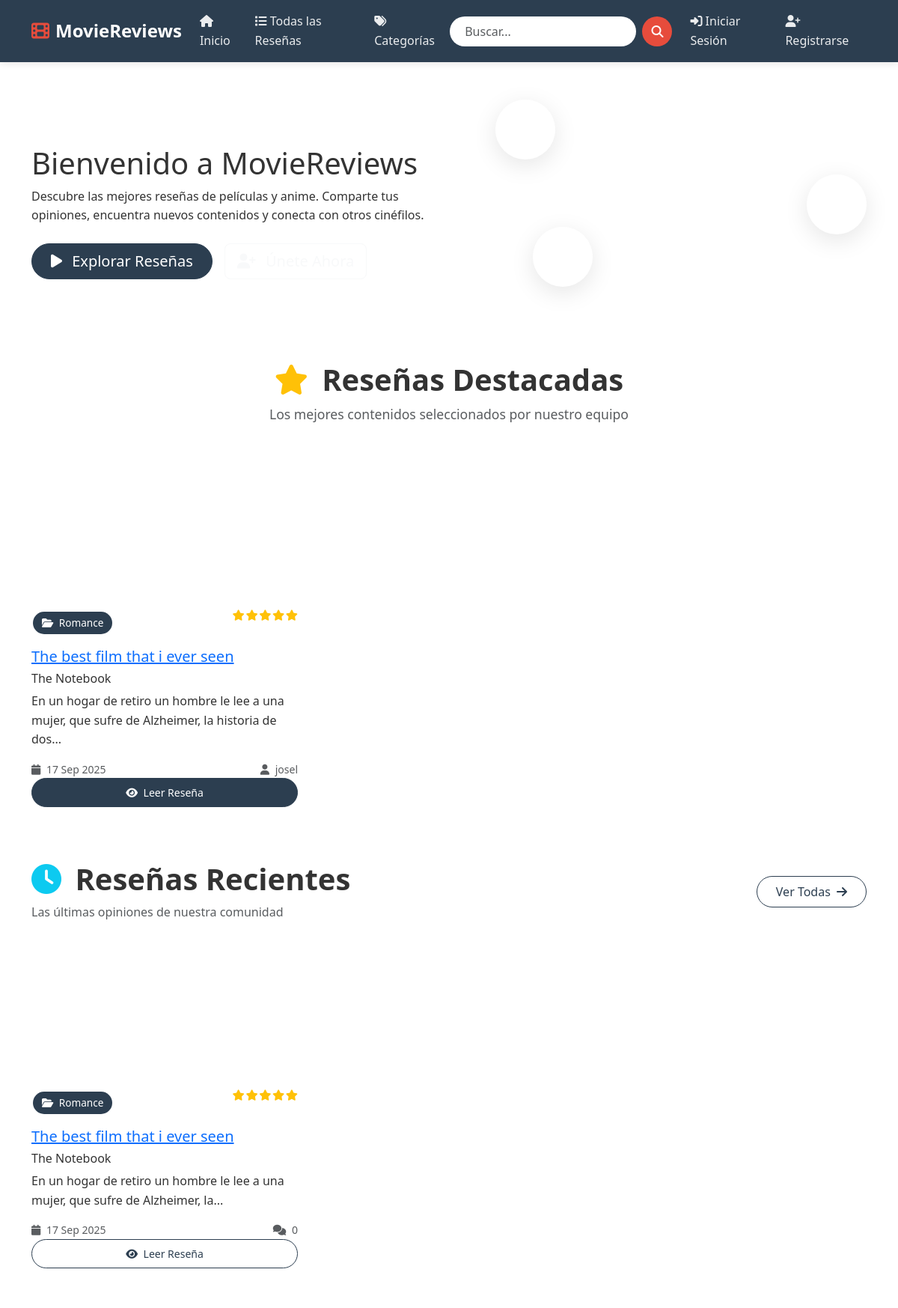
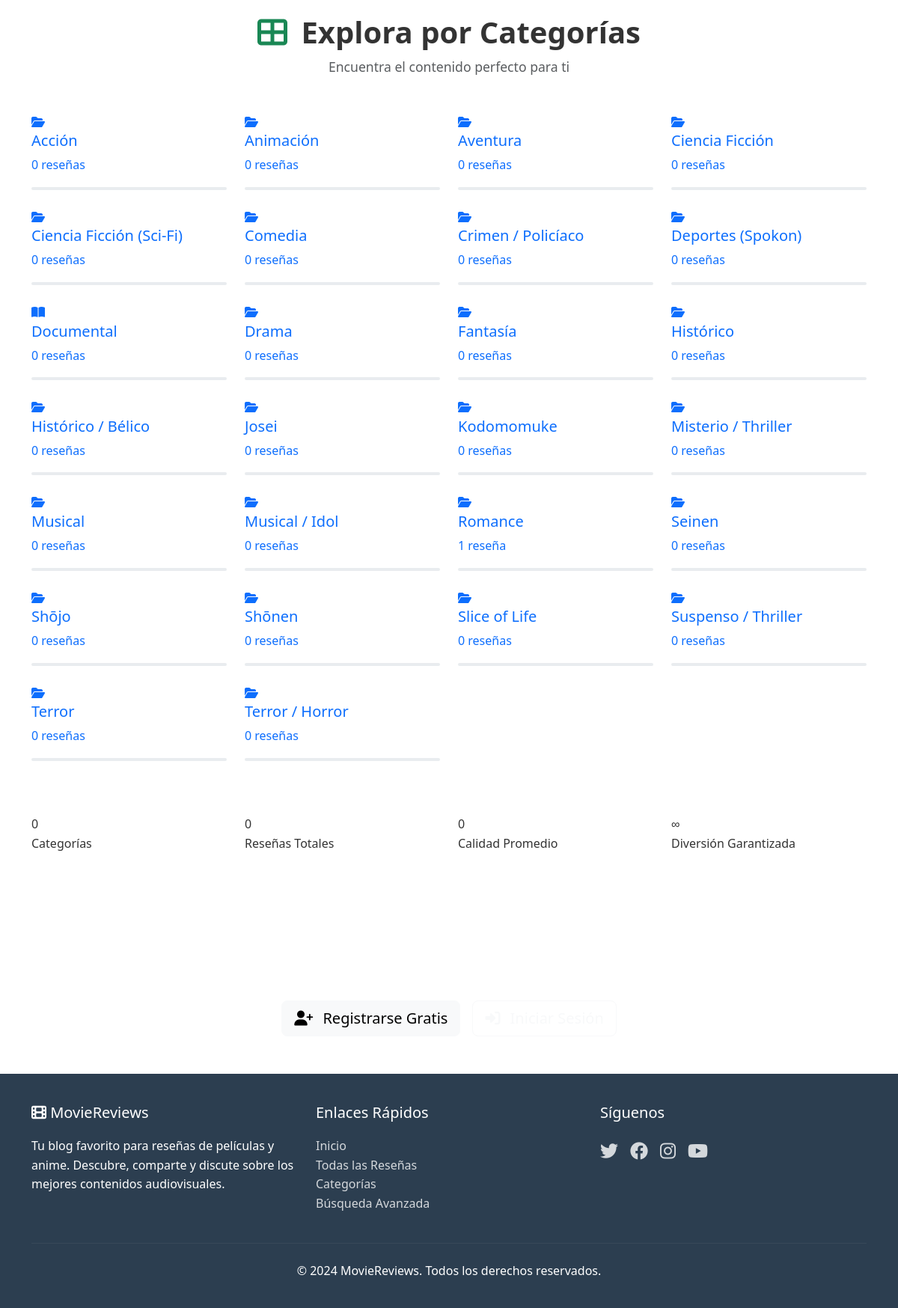
The page / on the database its author committed (2 pictures, top to bottom).
### blog/models.py (models this page shows, shortened)
class Post(models.Model):
    RATING_CHOICES = [
        (1, '⭐'),
        (2, '⭐⭐'),
        (3, '⭐⭐⭐'),
        (4, '⭐⭐⭐⭐'),
        (5, '⭐⭐⭐⭐⭐'),
    ]
    title = models.CharField(max_length=200)
    slug = models.SlugField(max_length=200, unique=True)
    author = models.ForeignKey(User, on_delete=models.CASCADE, related_name='blog_posts')
    category = models.ForeignKey(Category, on_delete=models.CASCADE, related_name='posts')
    subcategory = models.ForeignKey(Subcategory, on_delete=models.CASCADE, related_name='posts', blank=True, null=True)
    content = models.TextField()
    excerpt = models.TextField(max_length=300, help_text="Breve descripción de la reseña")
    movie_title = models.CharField(max_length=200, verbose_name="Título de la película/anime")
    director = models.CharField(max_length=200, blank=True)
    release_year = models.IntegerField(help_text="Año de estreno")
    rating = models.IntegerField(choices=RATING_CHOICES, default=3)
    featured_image = models.ImageField(upload_to='blog/images/', blank=True, null=True)
    poster_image = models.ImageField(upload_to='blog/posters/', blank=True, null=True, help_text="Poster de la película")
    created_at = models.DateTimeField(default=timezone.now)
    updated_at = models.DateTimeField(auto_now=True)
    published = models.BooleanField(default=False)
    featured = models.BooleanField(default=False, help_text="Destacar en página principal")
    meta_description = models.CharField(max_length=160, blank=True)
    class Meta:
        ordering = ['-created_at']
        indexes = [
            models.Index(fields=['published', '-created_at']),
            models.Index(fields=['category', 'published']),
            models.Index(fields=['featured', 'published']),
        ]
    def get_absolute_url(self):
        return reverse('blog:post_detail', kwargs={'slug': self.slug})

class Category(models.Model):
    name = models.CharField(max_length=100, unique=True)
    slug = models.SlugField(max_length=100, unique=True)
    description = models.TextField(blank=True)
    created_at = models.DateTimeField(auto_now_add=True)
    class Meta:
        verbose_name_plural = "Categories"
        ordering = ['name']
    def get_absolute_url(self):
        return reverse('blog:category_posts', kwargs={'slug': self.slug})

### blog/views.py (the view)
# urls.py: path('', views.home, name='home'),
def home(request):
    featured_posts = Post.objects.filter(published=True, featured=True)[:3]
    recent_posts = Post.objects.filter(published=True)[:6]
    categories = Category.objects.annotate(post_count=Count('posts'))
    context = {
        'featured_posts': featured_posts,
        'recent_posts': recent_posts,
        'categories': categories,
    }
    return render(request, 'blog/home.html', context)

### blog/templates/blog/home.html (shortened to what this page needs)
{% extends 'base.html' %}
{% load static %}
{% load blog_extras %}
{% block content %}
<section class="hero-section">
    <div class="container">
        <div class="hero-content">
            <div class="row align-items-center min-vh-50">
                <div class="col-lg-6 animate-fade-in-left">
                    <h1 class="hero-title text-gradient">
                        Bienvenido a MovieReviews
                    </h1>
                    <p class="hero-subtitle mb-4">
                        Descubre las mejores reseñas de películas y anime. Comparte tus opiniones,
                        encuentra nuevos contenidos y conecta con otros cinéfilos.
                    </p>
                    <div class="hero-buttons d-flex gap-3 flex-wrap">
                        <a href="{% url 'blog:post_list' %}" class="btn btn-primary btn-lg hover-lift">
                            <i class="fas fa-play me-2"></i> Explorar Reseñas
                        </a>
                        {% if user.is_authenticated %}
                        <a href="{% url 'blog:create_post' %}" class="btn btn-outline-light btn-lg glass-effect">
                            <i class="fas fa-edit me-2"></i> Escribir Reseña
                        </a>
                        {% else %}
                        <a href="{% url 'blog:register' %}" class="btn btn-outline-light btn-lg glass-effect">
                            <i class="fas fa-user-plus me-2"></i> Únete Ahora
                        </a>
                        {% endif %}
                    </div>
                </div>
                <div class="col-lg-6 text-center animate-fade-in-right">
                    <div class="hero-illustration">
                        <div class="floating-cards">
                            <div class="floating-card animate-float" style="animation-delay: 0s;">
                                <i class="fas fa-film fs-1"></i>
                            </div>
                            <div class="floating-card animate-float" style="animation-delay: 1s;">
                                <i class="fas fa-star fs-1"></i>
                            </div>
                            <div class="floating-card animate-float" style="animation-delay: 2s;">
                                <i class="fas fa-heart fs-1"></i>
                            </div>
                        </div>
                    </div>
                </div>
            </div>
        </div>
    </div>
</section>
<div class="container section-spacing">
    {% if featured_posts %}
    <section class="featured-section mb-5">
        <div class="section-header text-center mb-5 animate-fade-in-up">
            <h2 class="section-title">
                <i class="fas fa-star text-warning me-2"></i>
                Reseñas Destacadas
            </h2>
            <p class="section-subtitle text-muted">Los mejores contenidos seleccionados por nuestro equipo</p>
        </div>
        <div class="row stagger-children">
            {% for post in featured_posts %}
            <div class="col-lg-4 col-md-6 mb-4">
                <div class="post-card post-card-featured hover-lift">
                    <div class="post-card-image">
                        {% if post.featured_image %}
                        <img src="{{ post.featured_image.url }}" alt="{{ post.title }}" loading="lazy">
                        {% else %}
                        <div class="placeholder-image">
                            <i class="fas fa-film fs-1"></i>
                        </div>
                        {% endif %}
                    </div>
                    <div class="post-card-content">
                        <div class="d-flex justify-content-between align-items-start mb-3">
                            <a href="{{ post.category.get_absolute_url }}" class="category-badge {{ post.category.name|lower }}">
                                <i class="{{ post.category.name|category_icon }} me-1"></i>
                                {{ post.category.name }}
                            </a>
                            <div class="rating-stars">
                                {% rating_stars post.rating False %}
                            </div>
                        </div>
                        <h5 class="post-card-title">
                            <a href="{{ post.get_absolute_url }}">{{ post.title }}</a>
                        </h5>
                        <h6 class="post-card-movie">{{ post.movie_title }}</h6>
                        <p class="post-card-excerpt">{{ post.excerpt|truncate_smart:100 }}</p>
                        <div class="post-card-meta">
                            <div class="d-flex justify-content-between align-items-center">
                                <small class="text-muted">
                                    <i class="fas fa-calendar me-1"></i>
                                    {{ post.created_at|date:"d M Y" }}
                                </small>
                                <small class="text-muted">
                                    <i class="fas fa-user me-1"></i>
                                    {{ post.author.first_name|default:post.author.username }}
                                </small>
                            </div>
                        </div>
                    </div>
                    <div class="card-footer bg-transparent">
                        <a href="{{ post.get_absolute_url }}" class="btn btn-primary btn-sm w-100 btn-ripple">
                            <i class="fas fa-eye me-1"></i> Leer Reseña
                        </a>
                    </div>
                </div>
            </div>
            {% endfor %}
        </div>
    </section>
    {% endif %}
    <section class="recent-section mb-5">
        <div class="section-header d-flex justify-content-between align-items-center mb-4 animate-fade-in-up">
            <div>
                <h2 class="section-title mb-2">
                    <i class="fas fa-clock text-info me-2"></i>
                    Reseñas Recientes
                </h2>
                <p class="text-muted mb-0">Las últimas opiniones de nuestra comunidad</p>
            </div>
            <a href="{% url 'blog:post_list' %}" class="btn btn-outline-primary hover-scale">
                Ver Todas <i class="fas fa-arrow-right ms-1"></i>
            </a>
        </div>
        <div class="row stagger-children">
            {% for post in recent_posts %}
            <div class="col-lg-4 col-md-6 mb-4">
                <div class="post-card hover-lift">
                    <div class="post-card-image">
                        {% if post.featured_image %}
                        <img src="{{ post.featured_image.url }}" alt="{{ post.title }}" loading="lazy">
                        {% else %}
                        <div class="placeholder-image">
                            <i class="fas fa-film fs-1"></i>
                        </div>
                        {% endif %}
                    </div>
                    <div class="post-card-content">
                        <div class="d-flex justify-content-between align-items-start mb-3">
                            <a href="{{ post.category.get_absolute_url }}" class="category-badge {{ post.category.name|lower }}">
                                <i class="{{ post.category.name|category_icon }} me-1"></i>
                                {{ post.category.name }}
                            </a>
                            <div class="rating-stars">
                                {% rating_stars post.rating False %}
                            </div>
                        </div>
                        <h5 class="post-card-title">
                            <a href="{{ post.get_absolute_url }}">{{ post.title }}</a>
                        </h5>
                        <h6 class="post-card-movie">{{ post.movie_title }}</h6>
                        <p class="post-card-excerpt">{{ post.excerpt|truncate_smart:80 }}</p>
                        <div class="post-card-meta">
                            <div class="d-flex justify-content-between align-items-center">
                                <small class="text-muted">
                                    <i class="fas fa-calendar me-1"></i>
                                    {{ post.created_at|date:"d M Y" }}
                                </small>
                                <small class="text-muted">
                                    <i class="fas fa-comments me-1"></i>
                                    {{ post.comments.count }}
                                </small>
                            </div>
                        </div>
                    </div>
                    <div class="card-footer bg-transparent">
                        <a href="{{ post.get_absolute_url }}" class="btn btn-outline-primary btn-sm w-100 btn-ripple">
                            <i class="fas fa-eye me-1"></i> Leer Reseña
                        </a>
                    </div>
                </div>
            </div>
            {% endfor %}
        </div>
    </section>
    <section class="categories-section mb-5">
        <div class="section-header text-center mb-5 animate-fade-in-up">
            <h2 class="section-title">
                <i class="fas fa-th-large text-success me-2"></i>
                Explora por Categorías
            </h2>
            <p class="section-subtitle text-muted">Encuentra el contenido perfecto para ti</p>
        </div>
        <div class="row stagger-children">
            {% for category in categories %}
            <div class="col-lg-3 col-md-4 col-sm-6 mb-4">
                <a href="{{ category.get_absolute_url }}" class="text-decoration-none">
                    <div class="hero-card interactive-card">
                        <div class="hero-card-icon bg-gradient-{{ forloop.counter }}">
                            <i class="{{ category.name|category_icon }}"></i>
                        </div>
                        <h5 class="hero-card-title">{{ category.name }}</h5>
                        <p class="hero-card-description">
                            {{ category.post_count|format_number }} reseña{{ category.post_count|pluralize }}
                        </p>
                        <div class="category-progress">
                            <div class="progress" style="height: 4px;">
                            </div>
                        </div>
                    </div>
                </a>
            </div>
            {% endfor %}
        </div>
    </section>
    <section class="stats-section mb-5">
        <div class="row stagger-children">
            <div class="col-lg-3 col-md-6 mb-4">
                <div class="stats-card hover-lift">
                    <div class="stats-number counter" data-target="{{ categories|length }}" data-duration="2000">0</div>
                    <div class="stats-label">Categorías</div>
                </div>
            </div>
            <div class="col-lg-3 col-md-6 mb-4">
                <div class="stats-card success hover-lift">
                    <div class="stats-number counter" data-target="{% for cat in categories %}{{ cat.post_count }}{% if not forloop.last %}+{% endif %}{% endfor %}" data-duration="2000">0</div>
                    <div class="stats-label">Reseñas Totales</div>
                </div>
            </div>
            <div class="col-lg-3 col-md-6 mb-4">
                <div class="stats-card warning hover-lift">
                    <div class="stats-number counter" data-target="5" data-duration="2000">0</div>
                    <div class="stats-label">Calidad Promedio</div>
                </div>
            </div>
            <div class="col-lg-3 col-md-6 mb-4">
                <div class="stats-card danger hover-lift">
                    <div class="stats-number">∞</div>
                    <div class="stats-label">Diversión Garantizada</div>
                </div>
            </div>
        </div>
    </section>
    <section class="cta-section">
        <div class="hero-card text-center animate-scale-in" style="background: var(--bg-gradient-1); color: white;">
            <div class="hero-card-icon" style="background: rgba(255,255,255,0.2);">
                <i class="fas fa-rocket"></i>
            </div>
            <h3 class="hero-card-title text-white">¿Listo para compartir tu pasión?</h3>
            <p class="hero-card-description text-white-50">
            </p>
            <div class="cta-buttons d-flex gap-3 justify-content-center">
                {% if user.is_authenticated %}
                <a href="{% url 'blog:create_post' %}" class="btn btn-light btn-lg hover-lift">
                    <i class="fas fa-plus me-2"></i> Escribir Reseña
                </a>
                <a href="{% url 'blog:user_posts' %}" class="btn btn-outline-light btn-lg glass-effect">
                    <i class="fas fa-list me-2"></i> Mis Reseñas
                </a>
                {% else %}
                <a href="{% url 'blog:register' %}" class="btn btn-light btn-lg hover-lift">
                    <i class="fas fa-user-plus me-2"></i> Registrarse Gratis
                </a>
                <a href="{% url 'login' %}" class="btn btn-outline-light btn-lg glass-effect">
                    <i class="fas fa-sign-in-alt me-2"></i> Iniciar Sesión
                </a>
                {% endif %}
            </div>
        </div>
    </section>
</div>
{% endblock %}

### blog/templates/blog/components/rating_stars.html (shortened to what this page needs)
{% load blog_extras %}
<div class="rating-stars-container">
    <div class="stars">
        {% for i in "12345" %}
            {% if forloop.counter <= rating %}
                <i class="fas fa-star text-warning"></i>
            {% else %}
                <i class="far fa-star text-muted"></i>
            {% endif %}
        {% endfor %}
    </div>
</div>

### rows shown on the page
Post: category.name "Romance", title "The best film that i ever seen", movie_title "The Notebook", excerpt "En un hogar de retiro un hombre le lee a una mujer, que sufre de Alzheimer, la historia de dos...", created_at "17 Sep 2025", author.first_name "josel", excerpt "En un hogar de retiro un hombre le lee a una mujer, que sufre de Alzheimer, la...", comments.count "0"
Category: name "Acción", post_count "0"
Category: name "Animación", post_count "0"
Category: name "Aventura", post_count "0"
Category: name "Ciencia Ficción", post_count "0"
Category: name "Ciencia Ficción (Sci-Fi)", post_count "0"
Category: name "Comedia", post_count "0"
Category: name "Crimen / Policíaco", post_count "0"
Category: name "Deportes (Spokon)", post_count "0"
Category: name "Documental", post_count "0"
Category: name "Drama", post_count "0"
Category: name "Fantasía", post_count "0"
Category: name "Histórico", post_count "0"
Category: name "Histórico / Bélico", post_count "0"
Category: name "Josei", post_count "0"
Category: name "Kodomomuke", post_count "0"
Category: name "Misterio / Thriller", post_count "0"
Category: name "Musical", post_count "0"
Category: name "Musical / Idol", post_count "0"
Category: name "Romance", post_count "1"
Category: name "Seinen", post_count "0"
Category: name "Shōjo", post_count "0"
Category: name "Shōnen", post_count "0"
Category: name "Slice of Life", post_count "0"
Category: name "Suspenso / Thriller", post_count "0"
Category: name "Terror", post_count "0"
Category: name "Terror / Horror", post_count "0"
